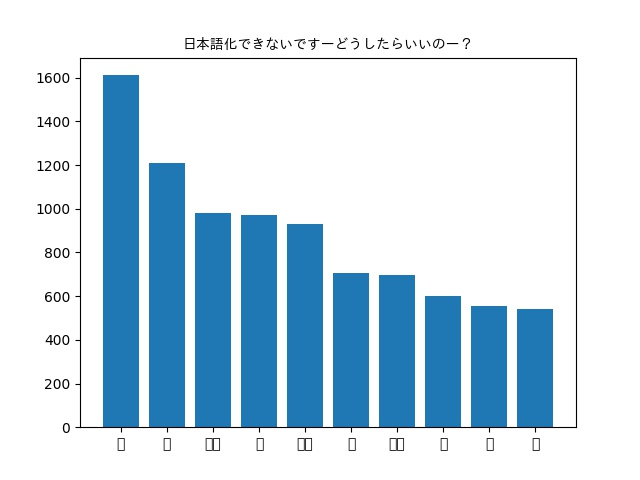

This chart was generated by the following Python code:
import matplotlib.pyplot as plt
from knock35 import sorted_nouns
from matplotlib.font_manager import FontProperties

###TO_MAKE_IT_JAPANESE###
fp = FontProperties(fname='/home/hkikuchi/100knock2021/HinataKikuchi/chapter04/.venv/lib/python3.8/site-packages/matplotlib/mpl-data/fonts/ttf/ipaexg.ttf')
plt.rcParams['font.family'] = 'IPAPGothic'
#########################

val_ = []
key_ = []
for noun in sorted_nouns[:10]:
	key_.append(noun[0])
	val_.append(noun[1])

plt.title('日本語化できないですーどうしたらいいのー？',fontproperties=fp)
plt.bar(key_, val_)
plt.savefig('knock36.jpg')
